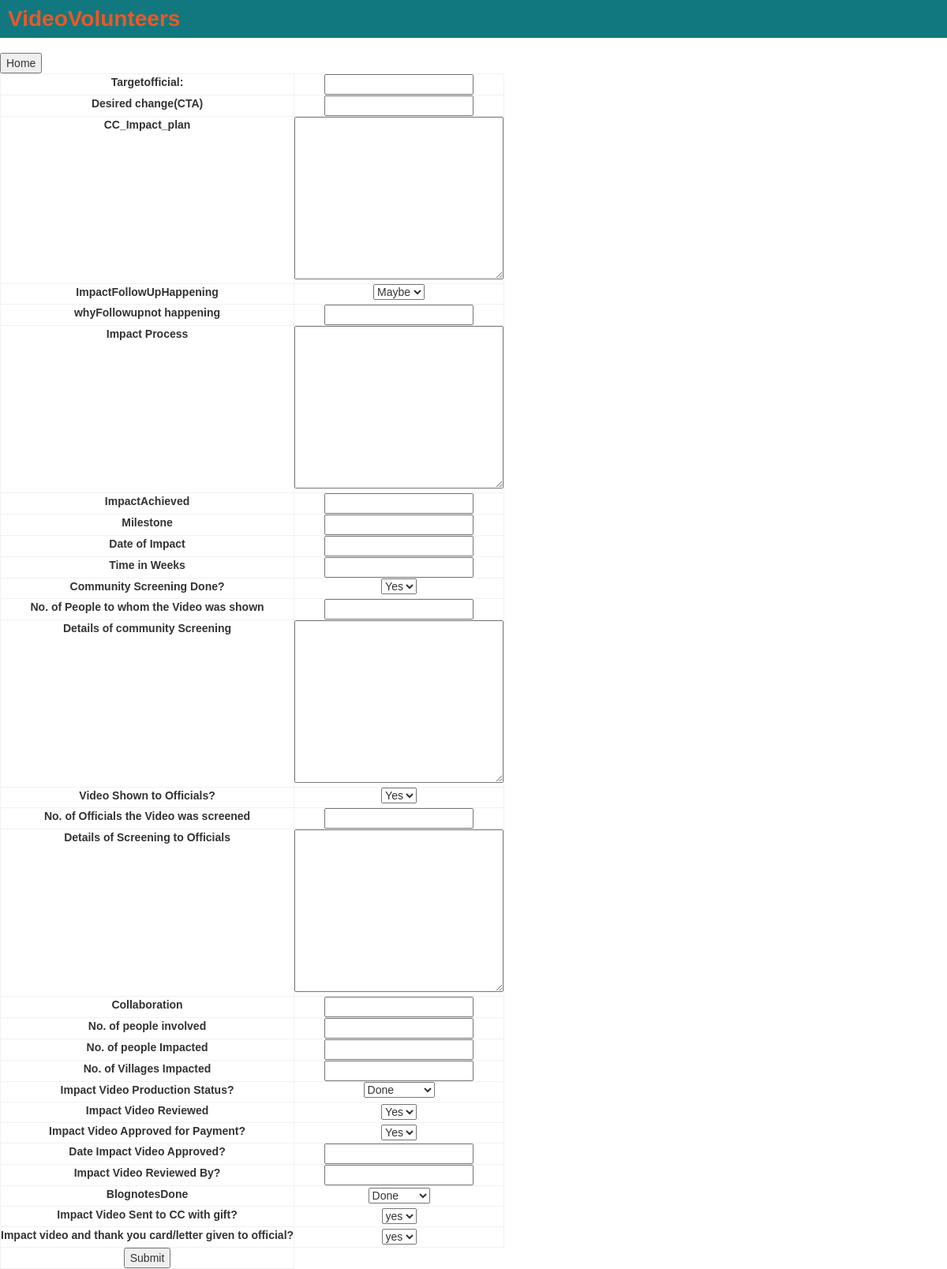
Before: /preproduction/impact_team.php with the older database file.
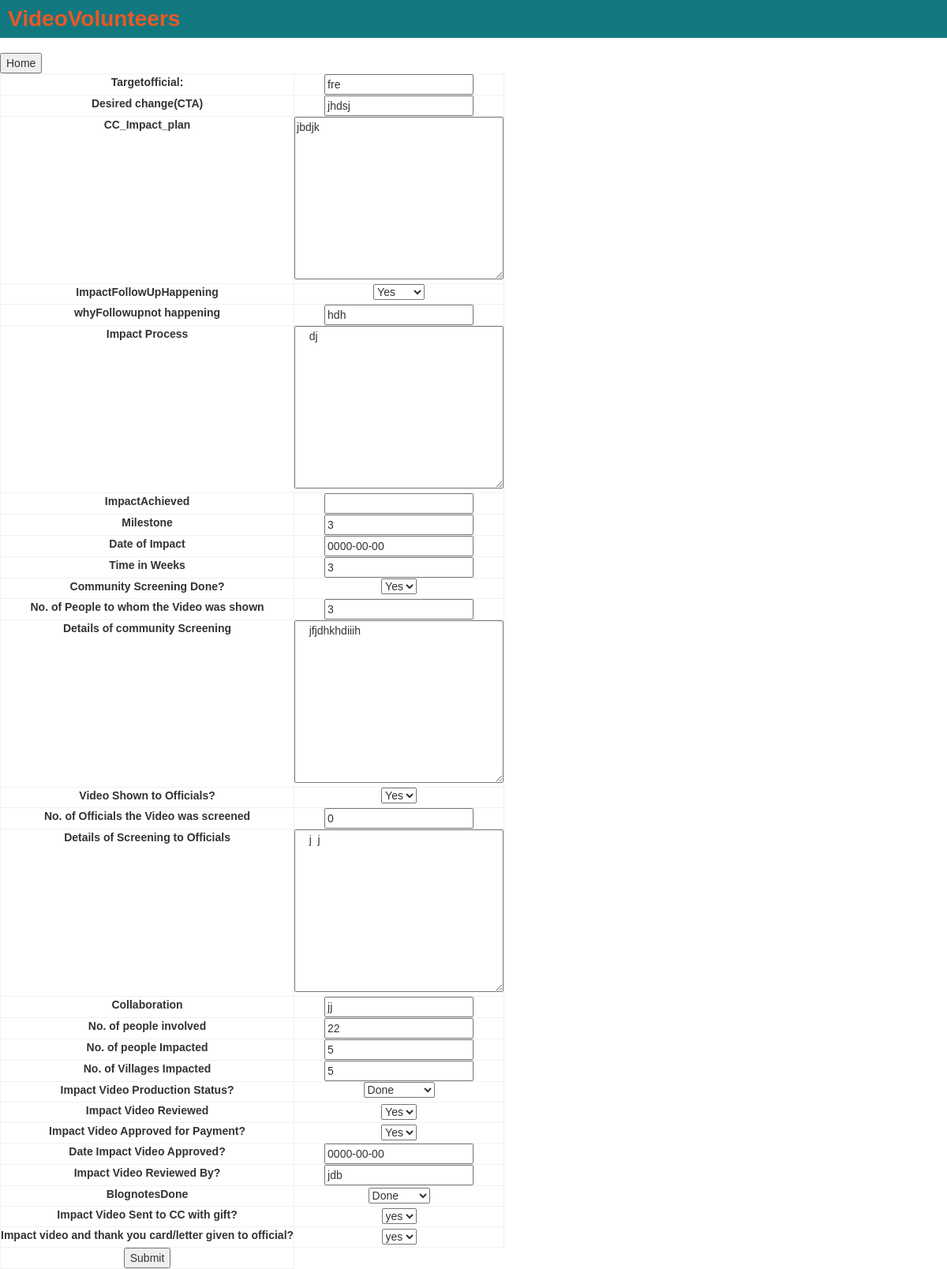
After: the same page with the newer database file.
### tables this page shows
CREATE TABLE `impacttracker` (
  `uniquenumber` varchar(30) DEFAULT NULL,
  `targetofficial` varchar(30) DEFAULT NULL,
  `desiredchange` varchar(30) DEFAULT NULL,
  `ccimpactplan` varchar(30) DEFAULT NULL,
  `impactfollowuphappening` varchar(30) DEFAULT NULL,
  `ifnowhynot` varchar(30) DEFAULT NULL,
  `impactprocess` varchar(50) DEFAULT NULL,
  `impactachieved` varchar(30) DEFAULT NULL,
  `milestone` varchar(30) DEFAULT NULL,
  `dateofimpact` date DEFAULT NULL,
  `timetakenforimpact` int(10) DEFAULT NULL,
  `communityscreening` varchar(20) DEFAULT NULL,
  `noofpeoplesawvideo` int(20) DEFAULT NULL,
  `detailsofscreening` varchar(50) DEFAULT NULL,
  `videoshowntoofficials` varchar(10) DEFAULT NULL,
  `noofofficials` int(10) DEFAULT NULL,
  `detailsofscreeningofficials` varchar(50) DEFAULT NULL,
  `collaborations` varchar(30) DEFAULT NULL,
  `noofpeopleinvolved` int(20) DEFAULT NULL,
  `noofpeopleimpacted` int(20) DEFAULT NULL,
  `noofvillagesimpacted` int(20) DEFAULT NULL,
  `videoproductionstatus` varchar(20) DEFAULT NULL,
  `videoreviewed` varchar(10) DEFAULT NULL,
  `approvepayment` varchar(10) DEFAULT NULL,
  `videoapproveddate` date DEFAULT NULL,
  `videoreviewedby` varchar(20) DEFAULT NULL,
  `blognotes` varchar(20) DEFAULT NULL,
  `gifttocc` varchar(10) DEFAULT NULL,
  `thankyoucard` varchar(10) DEFAULT NULL,
  UNIQUE KEY `uniquenumber_2` (`uniquenumber`),
  KEY `uniquenumber` (`uniquenumber`),
  CONSTRAINT `impacttracker_ibfk_1` FOREIGN KEY (`uniquenumber`) REFERENCES `storytrack` (`uniquenumber`),
  CONSTRAINT `impacttracker_ibfk_2` FOREIGN KEY (`uniquenumber`) REFERENCES `storytrack` (`uniquenumber`) ON DELETE CASCADE ON UPDATE CASCADE
);

### model/ImpactDB.php (called while the page is built, shortened)
<?php
function getImpactDat($id)
{
	$db =dbopen();
	$sql = "select * from impacttracker where uniquenumber = '".$id."' ";
	$result = $db->query($sql);
	$rows = array();
	$row = mysqli_fetch_array($result);
		$rows[] = $row;
	return ($rows);
}
?>

### public/preproduction/impact_team.php (the view, shortened to what the changed rows need)
<?php
include("../header.php");
include("../../model/ImpactDB.php");
$id = $_GET['id'];
$impactData = getImpactDat($id);
foreach($impactData as $IData)
{
}
?>
<head>
	<link href="../main.css" rel="stylesheet">
</head>
<body>
	<form name="impactflow" method="POST" action ="../preproduction/impact.php">
	<table>
		<tr>
			<td>
				<input type="text" name="Targetofficial" value=
<?php echo "\"" . $IData['targetofficial'] . "\""; ?> >
			</td>
		</tr>
		<tr>
			<td>
				<input type="text" name="DesiredChange" value=
<?php echo "\"" . $IData['desiredchange'] . "\""; ?> >
			</td>
		</tr>
		<tr>
			<td valign="top">
				<label for="impact-process">CC_Impact_plan</label>
			</td>
			<td>
				<textarea name="CC_Impact_plan" id="" cols="30" rows="10">
<?php echo $IData['ccimpactplan']; ?>
				</textarea>
			</td>
		</tr>
		<tr valign="top">
			<td>
			<select type="text" name="impactfollowup">
<?php $followup = $IData['impactfollowuphappening']; ?>
				<option value="Maybe"
<?php if (strcmp($followup, "Maybe") == 0) echo " selected "; ?>
							           >Maybe</option>
				<option value="Yes"
<?php if (strcmp($followup, "Yes") == 0) echo " selected "; ?>
									   >Yes</option>
			</select>
			</td>
		</tr>
		<tr>
			<td>
				<input type="text" name="whynotfollowing" value = <?php echo $IData['ifnowhynot']; ?> >
			</td>
		</tr>
		<tr>
			<td valign="top">
				<label for="impact-process">Impact Process</label>
			</td>
			<td>
				<textarea name="impact-process" id="" cols="30" rows="10" > <?php echo $IData['impactprocess']; ?> </textarea>
			</td>
		</tr>
		<tr>
			<td>
				<input type="text" name="milestone" value =<?php echo $IData['milestone']; ?> >
			</td>
		</tr>
		<tr>
			<td>
				<input type="text" name="date-of-impact" id="dateofimpact" value = <?php echo $IData['dateofimpact']; ?> >
			</td>
		</tr>
		<tr>
			<td>
				<input type="number" name="time-in-weeks" value =<?php echo $IData['timetakenforimpact']; ?>>
			</td>
		</tr>
		<tr>
			<td>
				<input type="number" name="People-shown" value = <?php echo $IData['noofpeoplesawvideo']; ?> >
			</td>
		</tr>
		<tr>
			<td valign="top">
				<label for="details-of-community-screening">Details of community Screening</label>
			</td>
			<td>
				<textarea name="details-of-community-screening" id="" cols="30" rows="10" > <?php echo $IData['detailsofscreening']; ?>
				</textarea>
			</td>
		</tr>
		<tr>
			<td>
				<input type="text" name="officials-shown" value = <?php echo $IData['noofofficials']; ?>>
			</td>
		</tr>
		<tr>
			<td valign="top">
				<label for="details-of-officials-screening">Details of Screening to Officials</label>
			</td>
			<td>
				<textarea name="details-of-officials-screening" id="" cols="30" rows="10" > <?php echo $IData['detailsofscreeningofficials']; ?> </textarea>
			</td>
		</tr>
		<tr>
			<td>
				<input type="text" name="collaboration" value = <?php echo $IData['collaborations']; ?> >
			</td>
		</tr>
		<tr>
			<td>
				<input type="text" name="number-of-people-involved" value = <?php echo $IData['noofpeopleinvolved']; ?>>
			</td>
		</tr>
		<tr>
			<td>
				<input type="number" name="number-of-people-impacted" value = <?php echo $IData['noofpeopleimpacted']; ?>>
			</td>
		</tr>
		<tr>
			<td>
				<input type="number" name="number-of-villages-impacted" value = <?php echo $IData['noofvillagesimpacted']; ?>>
			</td>
		</tr>
		<tr>
			<td>
				<input type="text" id="impactvideoapproveddate" name="date-impact-video-approved"value = <?php echo $IData['videoapproveddate']; ?>>
			</td>
		</tr>
		<tr>
			<td>
				<input type="text" name="impact-video-reviewed-by" value = <?php echo $IData['videoreviewedby']; ?>>
			</td>
		</tr>
	</table>
</form>
<link rel="stylesheet" href="../jqueryui/css/ui/jquery-ui.css" />
</body>
</html>

Changed rows visible on the page:
added impacttracker: Targetofficial "fre", DesiredChange "jhdsj", CC_Impact_plan "jbdjk", impactfollowup "Yes", whynotfollowing "hdh", impact-process "dj", milestone "3", date-of-impact "0000-00-00", time-in-weeks "3", People-shown "3", details-of-community-screening "jfjdhkhdiiih", officials-shown "0", details-of-officials-screening "j j", collaboration "jj", number-of-people-involved "22", number-of-people-impacted "5", number-of-villages-impacted "5", impact-video-reviewed-by "jdb"
Other visible differences:
form field date-impact-video-approved: (not shown) → "0000-00-00"
form field impactfollowup: "Maybe" → (not shown)
